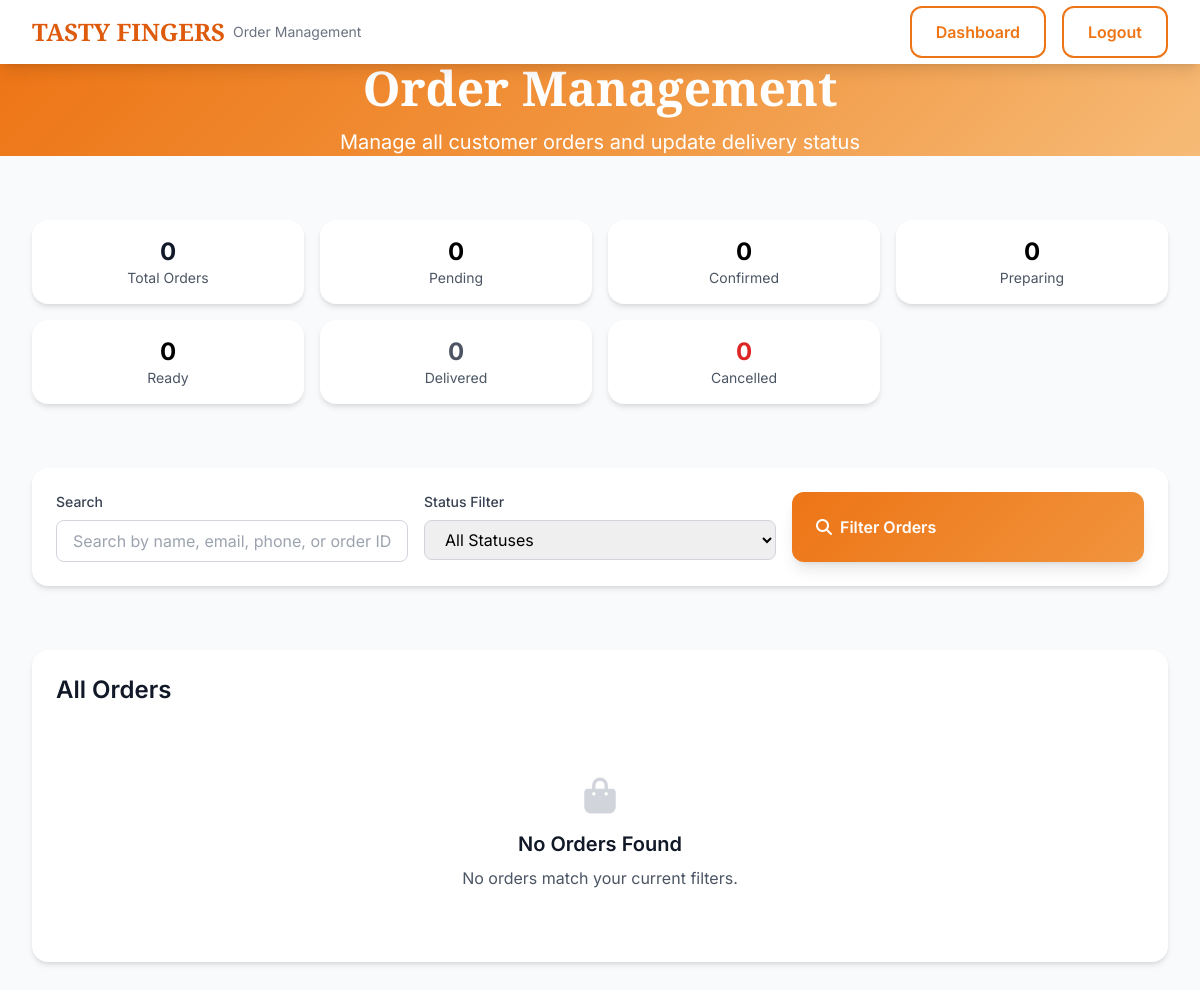
Page /accounts/order-management/ (signed in) on the earlier database version.
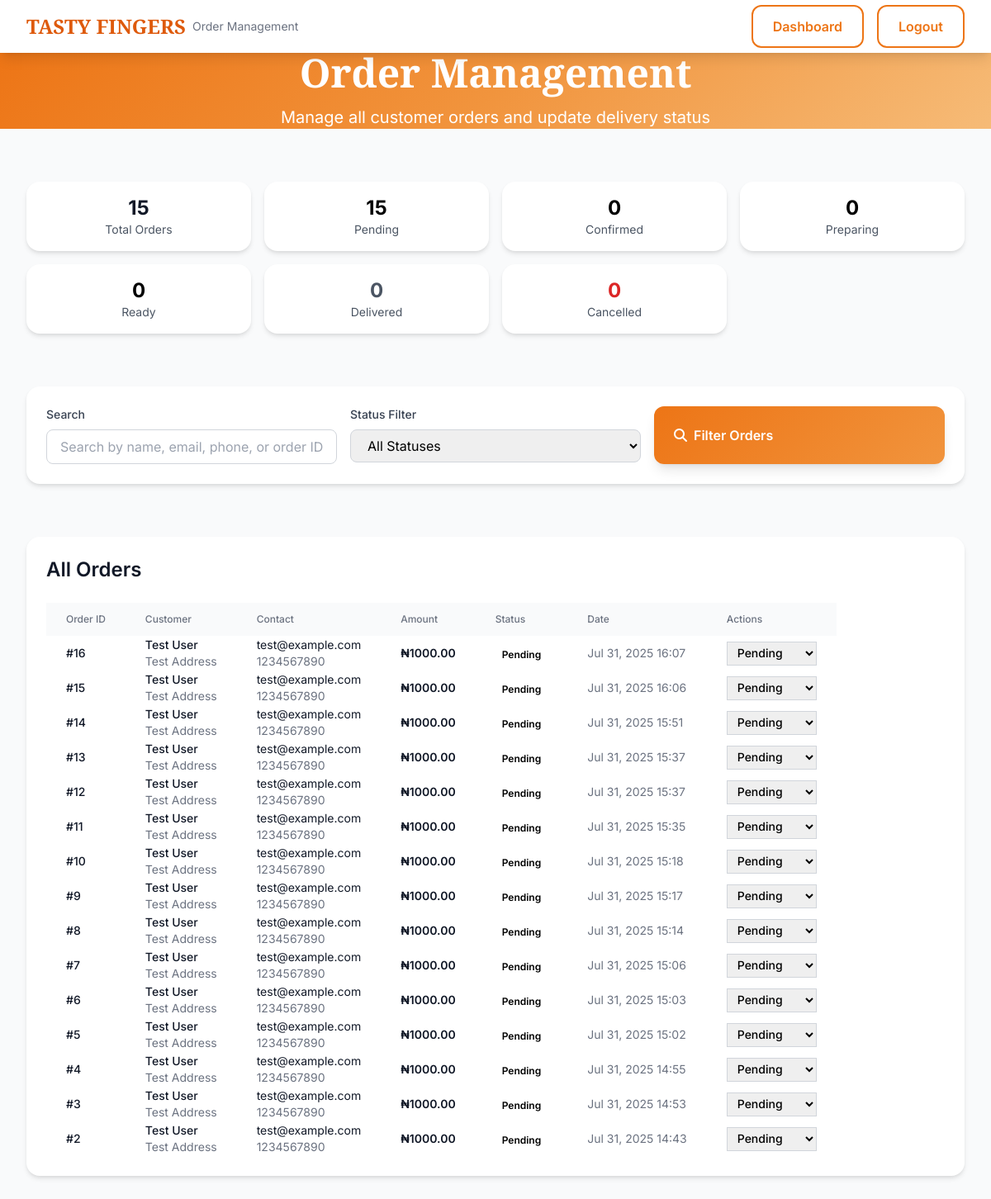
Same page on the later database version.
### api/models.py (models this page shows, shortened)
class Order(models.Model):
    STATUS_CHOICES = [
        ('pending', 'Pending'),
        ('confirmed', 'Confirmed'),
        ('preparing', 'Preparing'),
        ('ready', 'Ready for Pickup'),
        ('delivered', 'Delivered'),
        ('cancelled', 'Cancelled'),
    ]
    first_name = models.CharField(max_length=100)
    last_name = models.CharField(max_length=100)
    email = models.EmailField()
    phone = models.CharField(max_length=20)
    address = models.TextField()
    city = models.CharField(max_length=100)
    state = models.CharField(max_length=100)
    zip_code = models.CharField(max_length=20)
    delivery_instructions = models.TextField(blank=True, null=True)
    total_amount = models.DecimalField(max_digits=10, decimal_places=2)
    status = models.CharField(max_length=20, choices=STATUS_CHOICES, default='pending')
    stripe_payment_intent_id = models.CharField(max_length=255, blank=True, null=True)
    created_at = models.DateTimeField(auto_now_add=True)
    updated_at = models.DateTimeField(auto_now=True)

### accounts/views.py (the view, shortened to what this page needs)
# urls.py: path('order-management/', order_management, name='order_management'),
@login_required(login_url='login')
def order_management(request):
    try:
        profile = request.user.profile
    except Exception:
        logout(request)
        return redirect('login')
    if profile.role not in ['owner', 'staff']:
        return redirect('dashboard')
    status_filter = request.GET.get('status', '')
    search_query = request.GET.get('search', '')
    orders = Order.objects.all().order_by('-created_at')
    if status_filter:
        orders = orders.filter(status=status_filter)
    paginator = Paginator(orders, 20)
    page_number = request.GET.get('page')
    page_obj = paginator.get_page(page_number)
    total_orders = Order.objects.count()
    pending_orders = Order.objects.filter(status='pending').count()
    confirmed_orders = Order.objects.filter(status='confirmed').count()
    preparing_orders = Order.objects.filter(status='preparing').count()
    ready_orders = Order.objects.filter(status='ready').count()
    delivered_orders = Order.objects.filter(status='delivered').count()
    cancelled_orders = Order.objects.filter(status='cancelled').count()
    context = {
        'page_obj': page_obj,
        'total_orders': total_orders,
        'pending_orders': pending_orders,
        'confirmed_orders': confirmed_orders,
        'preparing_orders': preparing_orders,
        'ready_orders': ready_orders,
        'delivered_orders': delivered_orders,
        'cancelled_orders': cancelled_orders,
        'status_filter': status_filter,
        'search_query': search_query,
        'is_owner': profile.role == 'owner',
    }
    return render(request, 'accounts/order_management.html', context)

### accounts/templates/accounts/order_management.html (shortened to what the changed rows need)
{% load static %}
<!DOCTYPE html>
<html lang="en">
<head>
    <link href="{% static 'output.css' %}" rel="stylesheet">
    <link rel="stylesheet" href="https://cdnjs.cloudflare.com/ajax/libs/font-awesome/6.4.0/css/all.min.css">
</head>
<body class="bg-gray-50 font-sans" x-data="orderManagement()">
    <nav class="bg-white shadow-lg sticky top-0 z-50">
        <div class="max-w-7xl mx-auto px-4 sm:px-6 lg:px-8">
            <div class="flex justify-between items-center h-16">
                <div class="flex items-center">
                    <h1 class="text-2xl font-display font-bold text-primary-600">TASTY FINGERS</h1>
                </div>
            </div>
        </div>
    </nav>
    <div class="min-h-screen bg-gray-50">
        <section class="hero-gradient py-16">
            <div class="max-w-7xl mx-auto px-4 sm:px-6 lg:px-8">
                <div class="text-center">
                    <h1 class="text-4xl md:text-5xl font-display font-bold text-white mb-4">
                        Order <span class="text-primary-200">Management</span>
                    </h1>
                </div>
            </div>
        </section>
        <section class="py-8">
            <div class="max-w-7xl mx-auto px-4 sm:px-6 lg:px-8">
                <div class="grid grid-cols-2 md:grid-cols-4 lg:grid-cols-7 gap-4">
                    <div class="card p-4 text-center">
                        <div class="text-2xl font-bold text-gray-900">{{ total_orders }}</div>
                        <div class="text-sm text-gray-600">Total Orders</div>
                    </div>
                    <div class="card p-4 text-center">
                        <div class="text-2xl font-bold text-yellow-600">{{ pending_orders }}</div>
                        <div class="text-sm text-gray-600">Pending</div>
                    </div>
                </div>
            </div>
        </section>
        <section class="py-8">
            <div class="max-w-7xl mx-auto px-4 sm:px-6 lg:px-8">
                <div class="card p-6">
                    <h2 class="text-2xl font-semibold text-gray-900 mb-6">All Orders</h2>
                    {% if page_obj %}
                        <div class="overflow-x-auto">
                            <table class="min-w-full divide-y divide-gray-200">
                                <thead class="bg-gray-50">
                                    <tr>
                                        <th class="px-6 py-3 text-left text-xs font-medium text-gray-500 uppercase tracking-wider">Order ID</th>
                                        <th class="px-6 py-3 text-left text-xs font-medium text-gray-500 uppercase tracking-wider">Customer</th>
                                        <th class="px-6 py-3 text-left text-xs font-medium text-gray-500 uppercase tracking-wider">Contact</th>
                                        <th class="px-6 py-3 text-left text-xs font-medium text-gray-500 uppercase tracking-wider">Amount</th>
                                        <th class="px-6 py-3 text-left text-xs font-medium text-gray-500 uppercase tracking-wider">Status</th>
                                        <th class="px-6 py-3 text-left text-xs font-medium text-gray-500 uppercase tracking-wider">Date</th>
                                        <th class="px-6 py-3 text-left text-xs font-medium text-gray-500 uppercase tracking-wider">Actions</th>
                                    </tr>
                                </thead>
                                <tbody class="bg-white divide-y divide-gray-200">
                                    {% for order in page_obj %}
                                    <tr class="hover:bg-gray-50">
                                        <td class="px-6 py-4 whitespace-nowrap text-sm font-medium text-gray-900">#{{ order.id }}</td>
                                        <td class="px-6 py-4 whitespace-nowrap">
                                            <div>
                                                <div class="text-sm font-medium text-gray-900">{{ order.first_name }} {{ order.last_name }}</div>
                                                <div class="text-sm text-gray-500">{{ order.address|truncatechars:30 }}</div>
                                            </div>
                                        </td>
                                        <td class="px-6 py-4 whitespace-nowrap">
                                            <div>
                                                <div class="text-sm text-gray-900">{{ order.email }}</div>
                                                <div class="text-sm text-gray-500">{{ order.phone }}</div>
                                            </div>
                                        </td>
                                        <td class="px-6 py-4 whitespace-nowrap text-sm font-semibold text-gray-900">₦{{ order.total_amount }}</td>
                                        <td class="px-6 py-4 whitespace-nowrap">
                                            <span class="px-2 inline-flex text-xs leading-5 font-semibold rounded-full
                                                {% if order.status == 'pending' %}bg-yellow-100 text-yellow-800
                                                {% elif order.status == 'confirmed' %}bg-blue-100 text-blue-800
                                                {% elif order.status == 'preparing' %}bg-orange-100 text-orange-800
                                                {% elif order.status == 'ready' %}bg-green-100 text-green-800
                                                {% elif order.status == 'delivered' %}bg-gray-100 text-gray-800
                                                {% else %}bg-red-100 text-red-800{% endif %}">
                                                {{ order.status|title }}
                                            </span>
                                        </td>
                                        <td class="px-6 py-4 whitespace-nowrap text-sm text-gray-500">{{ order.created_at|date:"M d, Y H:i" }}</td>
                                        <td class="px-6 py-4 whitespace-nowrap text-sm font-medium">
                                            <select @change="updateOrderStatus({{ order.id }}, $event.target.value)"
                                                    class="text-sm border border-gray-300 rounded px-2 py-1">
                                                <option value="pending" {% if order.status == 'pending' %}selected{% endif %}>Pending</option>
                                            </select>
                                        </td>
                                    </tr>
                                    {% endfor %}
                                </tbody>
                            </table>
                        </div>
                    {% else %}
                        <div class="text-center py-12">
                            <i class="fas fa-shopping-bag text-4xl text-gray-300 mb-4"></i>
                            <h3 class="text-xl font-semibold text-gray-900 mb-2">No Orders Found</h3>
                            <p class="text-gray-600">No orders match your current filters.</p>
                        </div>
                    {% endif %}
                </div>
            </div>
        </section>
    </div>
</body>
</html>

Differences in the rows shown:
added Order: id "16", first_name "Test", last_name "User", address "Test Address", email "test@example.com", phone "1234567890", total_amount "1000.00", status "Pending", created_at "Jul 31, 2025 16:07", status+id "Pending"
added Order: id "15", first_name "Test", last_name "User", address "Test Address", email "test@example.com", phone "1234567890", total_amount "1000.00", status "Pending", created_at "Jul 31, 2025 16:06", status+id "Pending"
added Order: id "14", first_name "Test", last_name "User", address "Test Address", email "test@example.com", phone "1234567890", total_amount "1000.00", status "Pending", created_at "Jul 31, 2025 15:51", status+id "Pending"
added Order: id "13", first_name "Test", last_name "User", address "Test Address", email "test@example.com", phone "1234567890", total_amount "1000.00", status "Pending", created_at "Jul 31, 2025 15:37", status+id "Pending"
added Order: id "12", first_name "Test", last_name "User", address "Test Address", email "test@example.com", phone "1234567890", total_amount "1000.00", status "Pending", created_at "Jul 31, 2025 15:37", status+id "Pending"
added Order: id "11", first_name "Test", last_name "User", address "Test Address", email "test@example.com", phone "1234567890", total_amount "1000.00", status "Pending", created_at "Jul 31, 2025 15:35", status+id "Pending"
added Order: id "10", first_name "Test", last_name "User", address "Test Address", email "test@example.com", phone "1234567890", total_amount "1000.00", status "Pending", created_at "Jul 31, 2025 15:18", status+id "Pending"
added Order: id "9", first_name "Test", last_name "User", address "Test Address", email "test@example.com", phone "1234567890", total_amount "1000.00", status "Pending", created_at "Jul 31, 2025 15:17", status+id "Pending"
added Order: id "8", first_name "Test", last_name "User", address "Test Address", email "test@example.com", phone "1234567890", total_amount "1000.00", status "Pending", created_at "Jul 31, 2025 15:14", status+id "Pending"
added Order: id "7", first_name "Test", last_name "User", address "Test Address", email "test@example.com", phone "1234567890", total_amount "1000.00", status "Pending", created_at "Jul 31, 2025 15:06", status+id "Pending"
added Order: id "6", first_name "Test", last_name "User", address "Test Address", email "test@example.com", phone "1234567890", total_amount "1000.00", status "Pending", created_at "Jul 31, 2025 15:03", status+id "Pending"
added Order: id "5", first_name "Test", last_name "User", address "Test Address", email "test@example.com", phone "1234567890", total_amount "1000.00", status "Pending", created_at "Jul 31, 2025 15:02", status+id "Pending"
added Order: id "4", first_name "Test", last_name "User", address "Test Address", email "test@example.com", phone "1234567890", total_amount "1000.00", status "Pending", created_at "Jul 31, 2025 14:55", status+id "Pending"
added Order: id "3", first_name "Test", last_name "User", address "Test Address", email "test@example.com", phone "1234567890", total_amount "1000.00", status "Pending", created_at "Jul 31, 2025 14:53", status+id "Pending"
added Order: id "2", first_name "Test", last_name "User", address "Test Address", email "test@example.com", phone "1234567890", total_amount "1000.00", status "Pending", created_at "Jul 31, 2025 14:43", status+id "Pending"
Other differences:
{{ total_orders }}: "0" → "15"
{{ pending_orders }}: "0" → "15"
text no longer shown: "No Orders Found No orders match your current filters."
text now shown: "Order ID Customer Contact Amount Status Date Actions"
